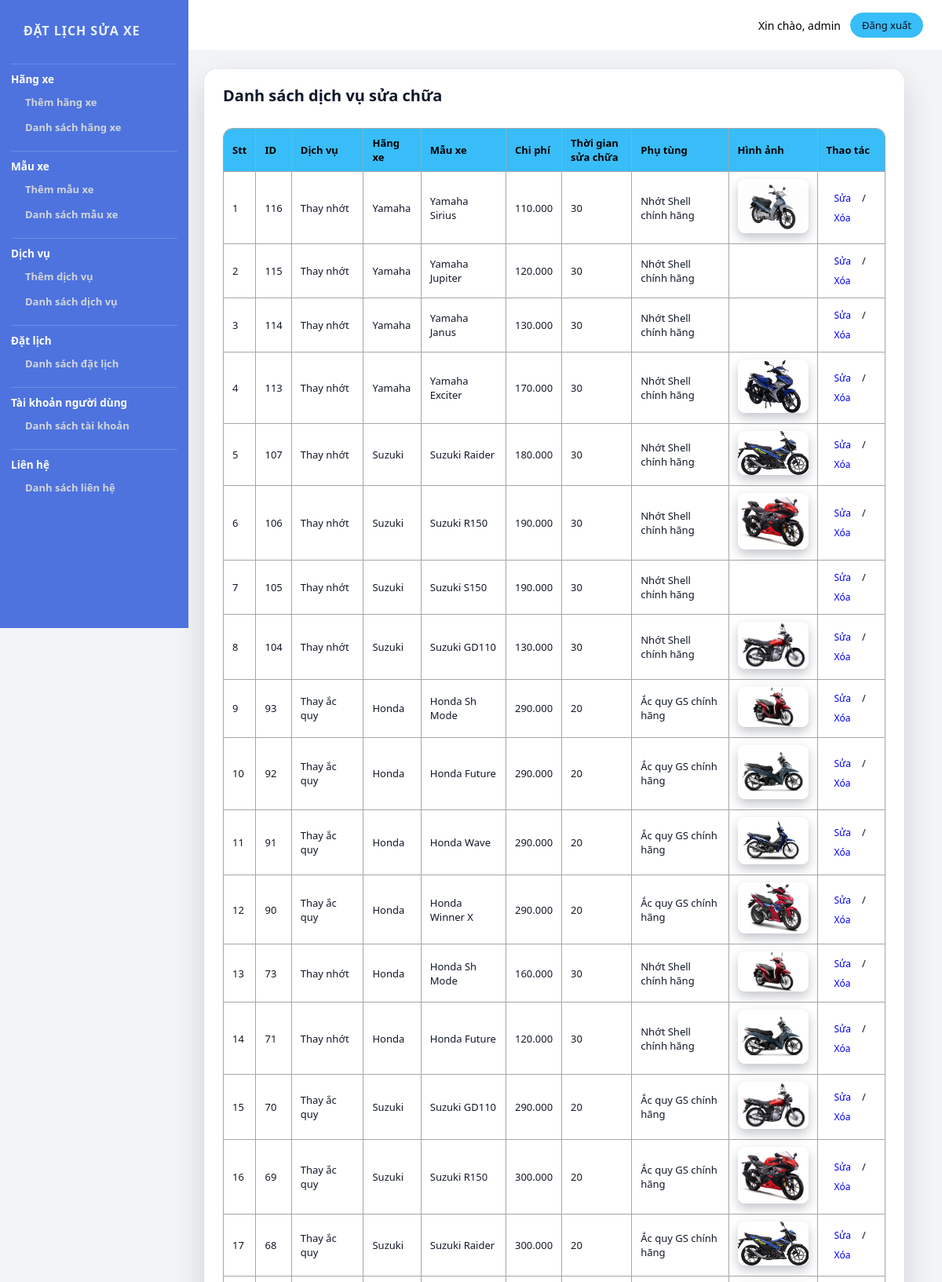
Screenshot of /admin/productList.php (signed in, upper part) with the database file from the repository.
### tables this page shows
CREATE TABLE `tbl_product` (
  `product_id`      INT(11) NOT NULL AUTO_INCREMENT,
  `product_name`    VARCHAR(255) NOT NULL,
  `category_id`     INT(11) NOT NULL,
  `brand_id`        INT(11) NOT NULL,
  `product_price`   VARCHAR(11) NOT NULL,      
  `product_time`    INT(11) NOT NULL,
  `product_phuTung` VARCHAR(255) NOT NULL,
  `product_img`     VARCHAR(255) NOT NULL,
  `product_imgad`   VARCHAR(255) NOT NULL,
  PRIMARY KEY (`product_id`),
  KEY `idx_product_category` (`category_id`),
  KEY `idx_product_brand` (`brand_id`),
  CONSTRAINT `fk_product_category`
    FOREIGN KEY (`category_id`) REFERENCES `tbl_category` (`category_id`)
    ON DELETE CASCADE
    ON UPDATE CASCADE,
  CONSTRAINT `fk_product_brand`
    FOREIGN KEY (`brand_id`) REFERENCES `tbl_brand` (`brand_id`)
    ON DELETE CASCADE
    ON UPDATE CASCADE
);

CREATE TABLE `tbl_category` (
  `category_id`   INT(11) NOT NULL AUTO_INCREMENT,
  `category_name` VARCHAR(255) NOT NULL,
  PRIMARY KEY (`category_id`)
);

CREATE TABLE `tbl_brand` (
  `brand_id`    INT(11) NOT NULL AUTO_INCREMENT,
  `category_id` INT(11) NOT NULL,
  `brand_name`  VARCHAR(255) NOT NULL,
  PRIMARY KEY (`brand_id`),
  KEY `idx_brand_category` (`category_id`),
  CONSTRAINT `fk_brand_category`
    FOREIGN KEY (`category_id`) REFERENCES `tbl_category` (`category_id`)
    ON DELETE CASCADE
    ON UPDATE CASCADE
);

### admin/database.php (called while the page is built, shortened)
<?php
class Database
{
    public $host = DB_HOST;
    public $user = DB_USER;
    public $pass = DB_PASS;
    public $dbname = DB_NAME;
    public $link;
    public function connectDB()
    {
        $this->link = new mysqli($this->host, $this->user, $this->pass, $this->dbname);
        $this->link->set_charset("utf8mb4");
        return true;
    }
    public function select($query)
    {
        $result = $this->link->query($query);
        return ($result->num_rows > 0) ? $result : false;
    }
}

### admin/class/product_class.php (called while the page is built, shortened)
<?php
    include "database.php";
?>
<?php
    class product{
        public $db;
        public function __construct()
        {
            $this-> db = new Database();
        }
        public function show_product(){
            $query = "SELECT tbl_product.*, tbl_category.category_name, tbl_brand.brand_name
            FROM tbl_product
            INNER JOIN tbl_category ON tbl_product.category_id = tbl_category.category_id
            INNER JOIN tbl_brand ON tbl_product.brand_id = tbl_brand.brand_id
            ORDER BY tbl_product.product_id DESC;";
            $result = $this->db->select($query);
            return $result;
        }
    }
?>

### admin/productList.php (the view)
<?php
    include "header.php";
    include "slider.php";
    include "class/product_class.php"
?>
<?php
     $product = new product;
     $show_product = $product -> show_product();
?>
<div class="admin-contentRight">
    <div class="admin-contentRight-category_list">
        <h1>Danh sách dịch vụ sửa chữa</h1>
        <table>
            <tr>
                <th>Stt</th>
                <th>ID</th>
                <th>Dịch vụ</th>
                <th>Hãng xe</th>
                <th>Mẫu xe</th>
                <th>Chi phí</th>
                <th>Thời gian sửa chữa</th>
                <th>Phụ tùng</th>
                <th>Hình ảnh</th>
                <th>Thao tác</th>
            </tr>
            <?php
                if ($show_product){$i=0;
                    while ($result = $show_product->fetch_assoc()){$i++;
            ?>
                        <tr>
                            <td><?php echo $i ?></td>
                            <td><?php echo $result['product_id'] ?></td>
                            <td><?php echo $result['product_name'] ?></td>
                            <td><?php echo $result['category_name'] ?></td>
                            <td><?php echo $result['brand_name'] ?></td>
                            <td><?php echo $result['product_price'] ?></td>
                            <td><?php echo $result['product_time'] ?></td>
                            <td><?php echo $result['product_phuTung'] ?></td>
                            <td><img src="<?php echo $result['product_imgad'] ?>" alt=""></td>
                            <td><a href="productEdit.php?product_id=<?php echo $result['product_id'] ?>">Sửa</a>/<a href="productDelete.php?product_id=<?php echo $result['product_id'] ?>">Xóa</a></td>
                        </tr>
            <?php
                    }
                }
            ?>
        </table>
    </div>
</div>
</section>
<?php
include "footer_admin.php";
?>

### admin/style.css (style rules this page uses)
*,*::before,*::after { margin:0;padding:0;box-sizing:border-box; }
html { font-size:62.5%; }
body { font-family:system-ui,-apple-system,BlinkMacSystemFont,"Segoe UI",sans-serif; font-size:1.4rem; background:#f3f4f6; color:#111827; min-height:100vh; display:flex; flex-direction:column; }
:root { --sidebar-w:240px; --gap:2.4rem; --brand:#38bdf8; --sidebar:#4e73df; --danger:#ef4444; --card:#fff; --muted:#6b7280; --text:#0f172a; --line:#e5e7eb; --radius-lg:1.6rem; --radius-md:1.2rem; --radius-sm:.9rem; --input-h:40px; }
.admin-contentRight { display:flex;flex-direction:column;gap:2rem; }
.admin-contentRight > div { background:var(--card); border-radius:var(--radius-lg); padding:2rem 2.4rem; box-shadow: 0 18px 40px rgba(15,23,42,.15), 0 0 0 1px rgba(148,163,184,.08); }
.admin-contentRight h1 { font-size:2rem; margin-bottom:1.6rem; color:var(--text); }
[class^="admin-contentRight-"], [class*=" admin-contentRight-"] { display:flex;flex-direction:column; }
.admin-contentRight table { width:100%; border-collapse:collapse; margin-top:1.2rem; font-size:1.3rem; border-radius:var(--radius-md); overflow:hidden; }
.admin-contentRight table :is(thead, tr:first-child) { background:var(--brand); color:#000; }
.admin-contentRight :is(th,td) { padding:.9rem 1.1rem; text-align:left; border-bottom:1px solid var(--line); }
.admin-contentRight td a { display:inline-flex; align-items:center; justify-content:center; padding:.3rem .9rem; border-radius:999px; font-size:1.2rem; text-decoration:none; margin-right:.4rem; border:1px solid transparent; transition:all .15s ease; }
.admin-contentRight img { max-width:90px; border-radius:var(--radius-sm); box-shadow:0 6px 14px rgba(15,23,42,.25); }
.admin-contentRight table { border: 1px solid #e5e7eb; border-radius: 12px ; overflow: hidden; background: #fff; }
.admin-contentRight th, .admin-contentRight td { border-right: 1px solid #a6a6a6; border-bottom: 1px solid #a6a6a6; }
.admin-contentRight table { border-collapse: collapse; border: 1px solid #e5e7eb; outline: 1px solid #a6a6a6; outline-offset: -1px; border-radius: 12px; overflow: hidden; background: #fff; }

### rows the page displays
tbl_product: product_id "116", product_name "Thay nhớt", category.category_name "Yamaha", brand.brand_name "Yamaha Sirius", product_price "110.000", product_time "30", product_phuTung "Nhớt Shell chính hãng", product_imgad (picture)
tbl_product: product_id "115", product_name "Thay nhớt", category.category_name "Yamaha", brand.brand_name "Yamaha Jupiter", product_price "120.000", product_time "30", product_phuTung "Nhớt Shell chính hãng"
tbl_product: product_id "114", product_name "Thay nhớt", category.category_name "Yamaha", brand.brand_name "Yamaha Janus", product_price "130.000", product_time "30", product_phuTung "Nhớt Shell chính hãng"
tbl_product: product_id "113", product_name "Thay nhớt", category.category_name "Yamaha", brand.brand_name "Yamaha Exciter", product_price "170.000", product_time "30", product_phuTung "Nhớt Shell chính hãng", product_imgad (picture)
tbl_product: product_id "107", product_name "Thay nhớt", category.category_name "Suzuki", brand.brand_name "Suzuki Raider", product_price "180.000", product_time "30", product_phuTung "Nhớt Shell chính hãng", product_imgad (picture)
tbl_product: product_id "106", product_name "Thay nhớt", category.category_name "Suzuki", brand.brand_name "Suzuki R150", product_price "190.000", product_time "30", product_phuTung "Nhớt Shell chính hãng", product_imgad (picture)
tbl_product: product_id "105", product_name "Thay nhớt", category.category_name "Suzuki", brand.brand_name "Suzuki S150", product_price "190.000", product_time "30", product_phuTung "Nhớt Shell chính hãng"
tbl_product: product_id "104", product_name "Thay nhớt", category.category_name "Suzuki", brand.brand_name "Suzuki GD110", product_price "130.000", product_time "30", product_phuTung "Nhớt Shell chính hãng", product_imgad (picture)
tbl_product: product_id "93", product_name "Thay ắc quy", category.category_name "Honda", brand.brand_name "Honda Sh Mode", product_price "290.000", product_time "20", product_phuTung "Ắc quy GS chính hãng", product_imgad (picture)
tbl_product: product_id "92", product_name "Thay ắc quy", category.category_name "Honda", brand.brand_name "Honda Future", product_price "290.000", product_time "20", product_phuTung "Ắc quy GS chính hãng", product_imgad (picture)
tbl_product: product_id "91", product_name "Thay ắc quy", category.category_name "Honda", brand.brand_name "Honda Wave", product_price "290.000", product_time "20", product_phuTung "Ắc quy GS chính hãng", product_imgad (picture)
tbl_product: product_id "90", product_name "Thay ắc quy", category.category_name "Honda", brand.brand_name "Honda Winner X", product_price "290.000", product_time "20", product_phuTung "Ắc quy GS chính hãng", product_imgad (picture)
tbl_product: product_id "73", product_name "Thay nhớt", category.category_name "Honda", brand.brand_name "Honda Sh Mode", product_price "160.000", product_time "30", product_phuTung "Nhớt Shell chính hãng", product_imgad (picture)
tbl_product: product_id "71", product_name "Thay nhớt", category.category_name "Honda", brand.brand_name "Honda Future", product_price "120.000", product_time "30", product_phuTung "Nhớt Shell chính hãng", product_imgad (picture)
tbl_product: product_id "70", product_name "Thay ắc quy", category.category_name "Suzuki", brand.brand_name "Suzuki GD110", product_price "290.000", product_time "20", product_phuTung "Ắc quy GS chính hãng", product_imgad (picture)
tbl_product: product_id "69", product_name "Thay ắc quy", category.category_name "Suzuki", brand.brand_name "Suzuki R150", product_price "300.000", product_time "20", product_phuTung "Ắc quy GS chính hãng", product_imgad (picture)
tbl_product: product_id "68", product_name "Thay ắc quy", category.category_name "Suzuki", brand.brand_name "Suzuki Raider", product_price "300.000", product_time "20", product_phuTung "Ắc quy GS chính hãng", product_imgad (picture)

### other values shown
$_SESSION['admin_username'] "admin"
